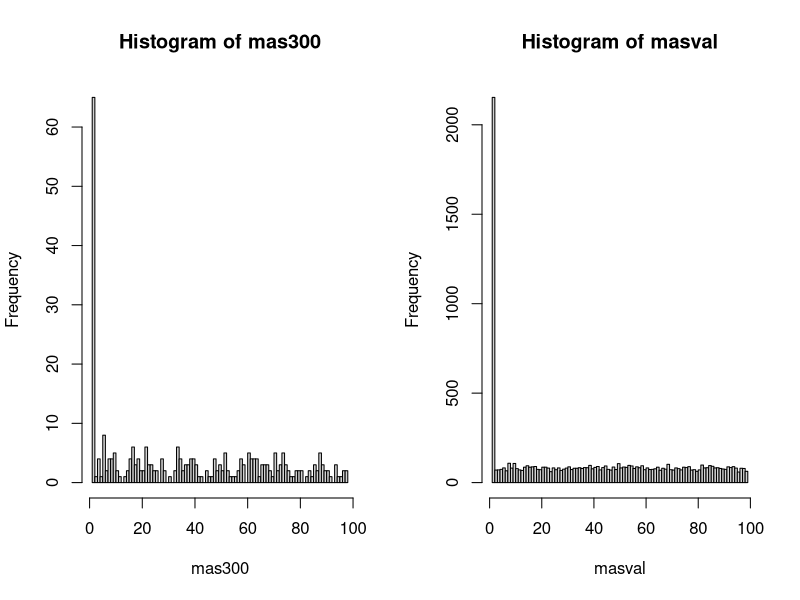

Write R code to recreate this figure.
fn = function(a)
{
		for(i in 1:100)
		{
			if (a > 0 & a < masprob[i])
			{
				return (i)
			}
			if (a >= masprob[i] & a < masprob[i + 1])
				return (i)
		}
}
masprob <- double (100)
masval <- integer (10000)
mas30 <- integer (30)
mas300 <- integer (300)
masprob[1]<-0.2
for (i in 2:100){
	masprob[i]<-(masprob[i - 1] + 0.8/99)
}
for (i in 1:10000){
	masval[i] <- fn(runif(1, 0, 1))
}
for (i in 1:300)
{
	mas300[i] <- masval[sample(1:10000, 1)]
}
i <- 0
while (i <= 30)
{
	k <- 0
	a <- masval[sample(1:10000, 1)]
	for (j in 1:30)
	{
		if (a == mas30[j])
		{
			k <- 1
		}
	}
	if(k == 0){
		mas30[i] <- a
		i <- i + 1
	}
}

Mx <- 0
j <- 0
for(j in 2:100)
{
	Mx <- Mx + (j * (0.8/99)) 
}
cat("M(x)_discr = ", Mx)
Dx <- 0
Mx2 <- 0
j <- 0
for(j in 2:100)
{
	Mx2 <- Mx2 + ((j * j) * (0.8/99)) 
}
 
Dx <- Mx2 - (Mx * Mx)
cat("\nD(x)_discr = ", Dx, "\n")

cat ("\nM(x) from 30 = ", mean(mas30))
cat ("\nD(x) from 30 = ", var(mas30),"\n")

cat ("\nM(x) from 300 = ", mean(mas300))
cat ("\nD(x) from 300 = ", var(mas300),"\n")

par (mfrow = c(1,2))
hist(mas300, type = "1",breaks = 100)
#hist(mas300, breaks = 100)
#hist(masval, breaks = 100)
hist(masval, type = "2",breaks = 100)